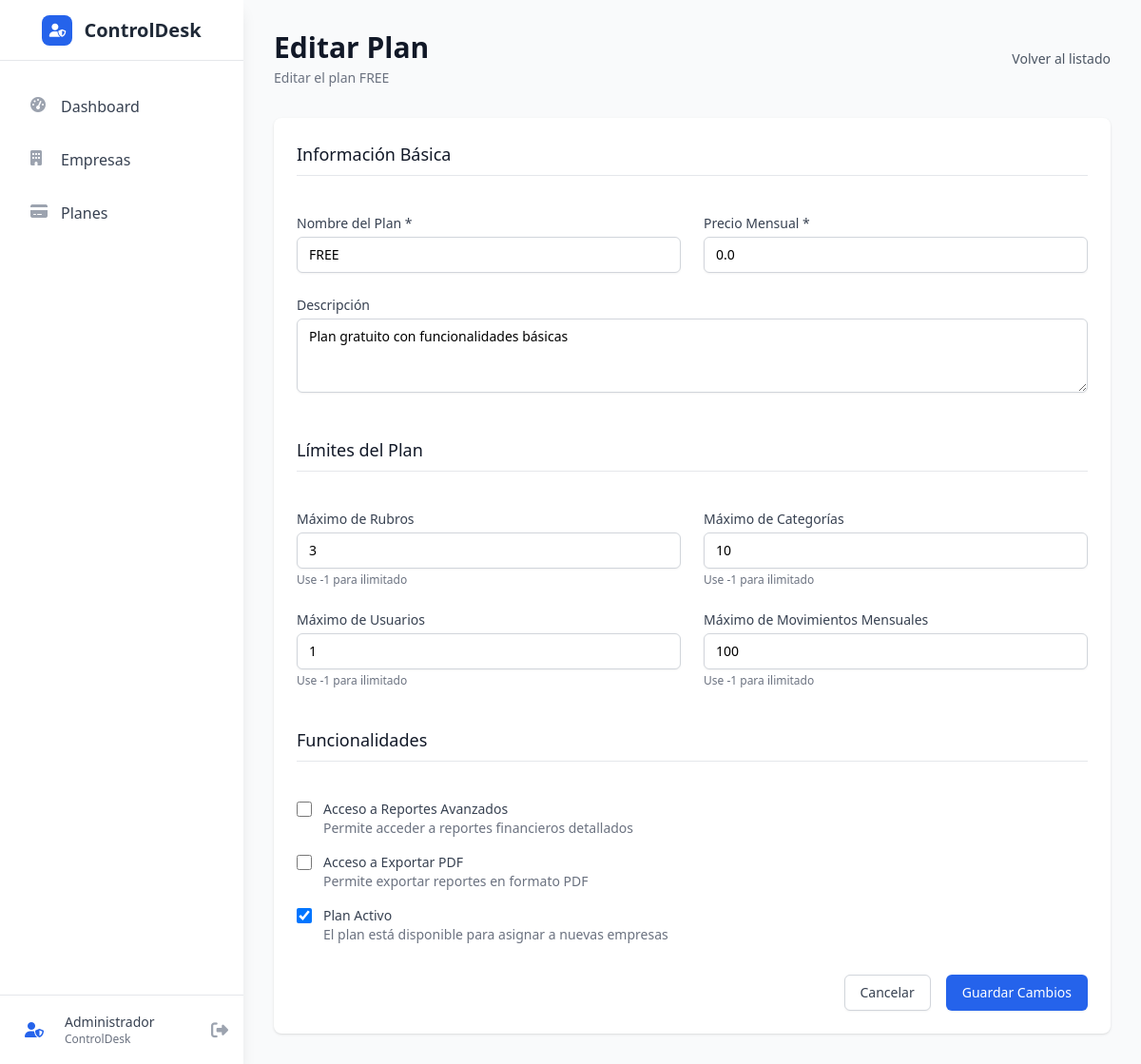
Screenshot of /admin/planes/1/editar (signed in) with the database file from the repository.
### app/models/plan.py (models this page shows, shortened)
class Plan(db.Model):
    __tablename__ = 'planes'
    id = db.Column(db.Integer, primary_key=True)
    nombre = db.Column(db.String(50), unique=True, nullable=False)  # FREE, BASIC, PRO, ENTERPRISE
    descripcion = db.Column(db.String(200), nullable=True)
    precio_mensual = db.Column(db.Float, default=0.0)
    activo = db.Column(db.Boolean, default=True)
    max_rubros = db.Column(db.Integer, default=3)  # Límite de rubros
    max_categorias = db.Column(db.Integer, default=10)  # Límite de categorías
    max_usuarios = db.Column(db.Integer, default=1)  # Límite de usuarios
    max_movimientos_mensuales = db.Column(db.Integer, default=100)  # Límite de movimientos mensuales
    acceso_reportes_avanzados = db.Column(db.Boolean, default=False)  # Acceso a reportes avanzados
    acceso_export_pdf = db.Column(db.Boolean, default=False)  # Acceso a exportar PDF
    fecha_creacion = db.Column(db.DateTime, nullable=False, default=datetime.utcnow)
    empresas = db.relationship('Empresa', backref='plan', lazy=True)

### app/routes/admin.py (the view, shortened to what this page needs)
@admin_bp.route('/planes/<int:plan_id>/editar', methods=['GET', 'POST'])
@admin_required
def planes_edit(plan_id):
    from app.models.plan import Plan
    plan = Plan.query.get(plan_id)
    if not plan:
        flash('Plan no encontrado', 'error')
        return redirect(url_for('admin.planes_list'))
    return render_template('admin/planes_editar.html', plan=plan)

### app/models/user.py (called while the page is built)
    def is_admin(self):
        return self.role == 'ADMIN'

### app/templates/admin/planes_editar.html (shortened to what this page needs)
{% extends "base_admin.html" %}
{% block content %}
<div class="p-6 sm:p-8">
    <div class="flex justify-between items-center mb-8">
        <div>
            <h1 class="text-3xl font-bold text-gray-900">Editar Plan</h1>
            <p class="mt-1 text-sm text-gray-500">Editar el plan {{ plan.nombre }}</p>
        </div>
        <a href="{{ url_for('admin.planes_list') }}" class="text-gray-600 hover:text-gray-900 text-sm">
            Volver al listado
        </a>
    </div>
        <div class="bg-white rounded-lg shadow p-6">
            <form method="POST">
                <div class="grid grid-cols-1 lg:grid-cols-2 gap-6">
                    <div class="lg:col-span-2">
                        <h3 class="text-lg font-medium text-gray-900 mb-4 pb-2 border-b">Información Básica</h3>
                    </div>
                    <div>
                        <label class="block text-sm font-medium text-gray-700 mb-1">Nombre del Plan *</label>
                        <input type="text" name="nombre" required value="{{ plan.nombre }}" class="w-full rounded-md border-gray-300 shadow-sm focus:border-blue-500 focus:ring-blue-500 sm:text-sm px-3 py-2 border">
                    </div>
                    <div>
                        <label class="block text-sm font-medium text-gray-700 mb-1">Precio Mensual *</label>
                        <input type="number" name="precio_mensual" required min="0" step="0.01" value="{{ plan.precio_mensual }}" class="w-full rounded-md border-gray-300 shadow-sm focus:border-blue-500 focus:ring-blue-500 sm:text-sm px-3 py-2 border">
                    </div>
                    <div class="lg:col-span-2">
                        <label class="block text-sm font-medium text-gray-700 mb-1">Descripción</label>
                        <textarea name="descripcion" rows="3" class="w-full rounded-md border-gray-300 shadow-sm focus:border-blue-500 focus:ring-blue-500 sm:text-sm px-3 py-2 border">{{ plan.descripcion or '' }}</textarea>
                    </div>
                    <div class="lg:col-span-2 mt-4">
                        <h3 class="text-lg font-medium text-gray-900 mb-4 pb-2 border-b">Límites del Plan</h3>
                    </div>
                    <div>
                        <label class="block text-sm font-medium text-gray-700 mb-1">Máximo de Rubros</label>
                        <input type="number" name="max_rubros" value="{{ plan.max_rubros }}" min="-1" class="w-full rounded-md border-gray-300 shadow-sm focus:border-blue-500 focus:ring-blue-500 sm:text-sm px-3 py-2 border">
                        <p class="mt-1 text-xs text-gray-500">Use -1 para ilimitado</p>
                    </div>
                    <div>
                        <label class="block text-sm font-medium text-gray-700 mb-1">Máximo de Categorías</label>
                        <input type="number" name="max_categorias" value="{{ plan.max_categorias }}" min="-1" class="w-full rounded-md border-gray-300 shadow-sm focus:border-blue-500 focus:ring-blue-500 sm:text-sm px-3 py-2 border">
                        <p class="mt-1 text-xs text-gray-500">Use -1 para ilimitado</p>
                    </div>
                    <div>
                        <label class="block text-sm font-medium text-gray-700 mb-1">Máximo de Usuarios</label>
                        <input type="number" name="max_usuarios" value="{{ plan.max_usuarios }}" min="-1" class="w-full rounded-md border-gray-300 shadow-sm focus:border-blue-500 focus:ring-blue-500 sm:text-sm px-3 py-2 border">
                        <p class="mt-1 text-xs text-gray-500">Use -1 para ilimitado</p>
                    </div>
                    <div>
                        <label class="block text-sm font-medium text-gray-700 mb-1">Máximo de Movimientos Mensuales</label>
                        <input type="number" name="max_movimientos_mensuales" value="{{ plan.max_movimientos_mensuales }}" min="-1" class="w-full rounded-md border-gray-300 shadow-sm focus:border-blue-500 focus:ring-blue-500 sm:text-sm px-3 py-2 border">
                        <p class="mt-1 text-xs text-gray-500">Use -1 para ilimitado</p>
                    </div>
                    <div class="lg:col-span-2 mt-4">
                        <h3 class="text-lg font-medium text-gray-900 mb-4 pb-2 border-b">Funcionalidades</h3>
                    </div>
                    <div class="lg:col-span-2 space-y-4">
                        <div class="flex items-start">
                            <div class="flex items-center h-5">
                                <input type="checkbox" name="acceso_reportes_avanzados" {% if plan.acceso_reportes_avanzados %}checked{% endif %} class="focus:ring-blue-500 h-4 w-4 text-blue-600 border-gray-300 rounded">
                            </div>
                            <div class="ml-3 text-sm">
                                <label class="font-medium text-gray-700">Acceso a Reportes Avanzados</label>
                                <p class="text-gray-500">Permite acceder a reportes financieros detallados</p>
                            </div>
                        </div>
                        <div class="flex items-start">
                            <div class="flex items-center h-5">
                                <input type="checkbox" name="acceso_export_pdf" {% if plan.acceso_export_pdf %}checked{% endif %} class="focus:ring-blue-500 h-4 w-4 text-blue-600 border-gray-300 rounded">
                            </div>
                            <div class="ml-3 text-sm">
                                <label class="font-medium text-gray-700">Acceso a Exportar PDF</label>
                                <p class="text-gray-500">Permite exportar reportes en formato PDF</p>
                            </div>
                        </div>
                        <div class="flex items-start">
                            <div class="flex items-center h-5">
                                <input type="checkbox" name="activo" {% if plan.activo %}checked{% endif %} class="focus:ring-blue-500 h-4 w-4 text-blue-600 border-gray-300 rounded">
                            </div>
                            <div class="ml-3 text-sm">
                                <label class="font-medium text-gray-700">Plan Activo</label>
                                <p class="text-gray-500">El plan está disponible para asignar a nuevas empresas</p>
                            </div>
                        </div>
                    </div>
                </div>
                <div class="mt-8 flex justify-end space-x-4">
                    <a href="{{ url_for('admin.planes_list') }}" class="px-4 py-2 border border-gray-300 rounded-md shadow-sm text-sm font-medium text-gray-700 bg-white hover:bg-gray-50">
                        Cancelar
                    </a>
                    <button type="submit" class="px-4 py-2 border border-transparent rounded-md shadow-sm text-sm font-medium text-white bg-blue-600 hover:bg-blue-700">
                        Guardar Cambios
                    </button>
                </div>
            </form>
        </div>
    </div>
</div>
{% endblock %}

### rows the page displays
Plan: nombre "FREE", precio_mensual "0.0", descripcion "Plan gratuito con funcionalidades básicas", max_rubros "3", max_categorias "10", max_usuarios "1", max_movimientos_mensuales "100", activo "☑"
